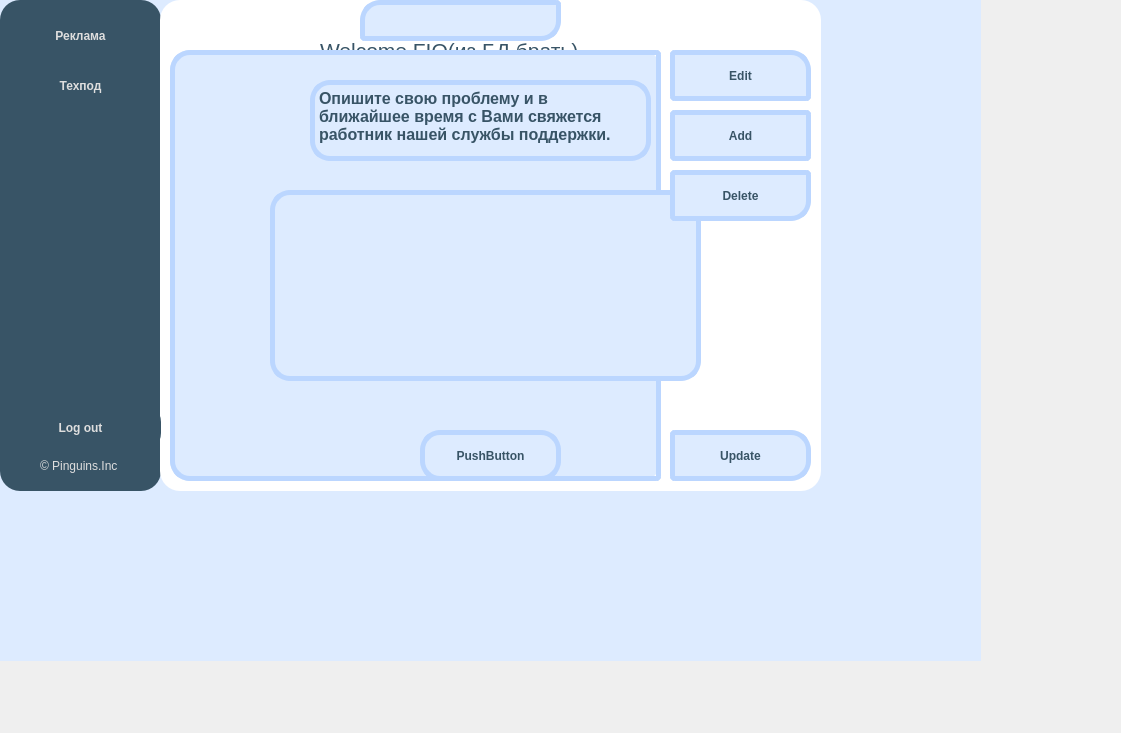
<?xml version="1.0" encoding="UTF-8"?>
<!-- Marketologist UI code for CRM application
Copyright(C) 2022 Plnguins

This program is free software : you can redistribute it and / or modify
it under the terms of the GNU Affero General Public License as published
by the Free Software Foundation, either version 3 of the License, or
(at your option) any later version.

This program is distributed in the hope that it will be useful,
but WITHOUT ANY WARRANTY; without even the implied warranty of
MERCHANTABILITY or FITNESS FOR A PARTICULAR PURPOSE.See the
GNU Affero General Public License for more details.

You should have received a copy of the GNU Affero General Public License
along with this program.If not, see < https:  // www.gnu.org/licenses/>. -->
<ui version="4.0">
 <class>marketologistUi</class>
 <widget class="QWidget" name="marketologistUi">
  <property name="geometry">
   <rect>
    <x>0</x>
    <y>0</y>
    <width>1121</width>
    <height>733</height>
   </rect>
  </property>
  <property name="windowTitle">
   <string>Form</string>
  </property>
  <widget class="QLabel" name="label_6">
   <property name="geometry">
    <rect>
     <x>160</x>
     <y>0</y>
     <width>661</width>
     <height>491</height>
    </rect>
   </property>
   <property name="styleSheet">
    <string notr="true">background-color :rgb(255, 255, 255);
border-radius: 20px;</string>
   </property>
   <property name="text">
    <string/>
   </property>
  </widget>
  <widget class="QLabel" name="label">
   <property name="geometry">
    <rect>
     <x>40</x>
     <y>450</y>
     <width>91</width>
     <height>31</height>
    </rect>
   </property>
   <property name="styleSheet">
    <string notr="true">color: rgb(222, 222, 222);
font:light &quot;Comfortaa&quot; 16px;
background-color: rgb(56, 84, 102);</string>
   </property>
   <property name="text">
    <string>© Pinguins.Inc</string>
   </property>
  </widget>
  <widget class="QPushButton" name="pushButton_4">
   <property name="geometry">
    <rect>
     <x>0</x>
     <y>10</y>
     <width>161</width>
     <height>51</height>
    </rect>
   </property>
   <property name="styleSheet">
    <string notr="true">QPushButton#pushButton_4:!pressed {
    font: 12pt &quot;Comfortaa&quot;;
	color: rgb(222, 222, 222);
	font: bold;
	border: none;
	background-color: rgb(56, 84, 102);
	border-radius:20px;
 }

QPushButton#pushButton_4 {
    font: 12pt &quot;Comfortaa&quot;;
	color: rgb(222, 222, 222);
	font: bold;
	border: none;
	background-color: rgb(56, 84, 102);
	border-radius:20px;
 }

QPushButton#pushButton_4:hover {
     background-color: rgb(54, 69, 80);
	font: 12pt &quot;Comfortaa&quot;;
	color: rgb(222, 222, 222);
	font: bold;
	border: none;
	border-radius:20px;
 }


QPushButton#pushButton_4:pressed {
     background-color: rgb(45, 58, 66);
	font: 12pt &quot;Comfortaa&quot;;
	color: rgb(222, 222, 222);
	font: bold;
	border: none;
	border-radius:20px;
 }</string>
   </property>
   <property name="text">
    <string>Реклама</string>
   </property>
   <property name="flat">
    <bool>true</bool>
   </property>
  </widget>
  <widget class="QLabel" name="label_7">
   <property name="geometry">
    <rect>
     <x>0</x>
     <y>0</y>
     <width>161</width>
     <height>491</height>
    </rect>
   </property>
   <property name="sizePolicy">
    <sizepolicy hsizetype="Expanding" vsizetype="Expanding">
     <horstretch>0</horstretch>
     <verstretch>0</verstretch>
    </sizepolicy>
   </property>
   <property name="styleSheet">
    <string notr="true">color: rgb(222, 222, 222);
	font: bold;
	border: none;
	background-color: rgb(56, 84, 102);
	border-radius:20px;</string>
   </property>
   <property name="text">
    <string/>
   </property>
  </widget>
  <widget class="QLabel" name="label_5">
   <property name="geometry">
    <rect>
     <x>320</x>
     <y>30</y>
     <width>331</width>
     <height>41</height>
    </rect>
   </property>
   <property name="styleSheet">
    <string notr="true">font:bold 12pt &quot;Comfortaa&quot;;
color: rgb(56, 84, 102);</string>
   </property>
   <property name="text">
    <string>&lt;html&gt;&lt;head/&gt;&lt;body&gt;&lt;p&gt;&lt;span style=&quot; font-size:16pt;&quot;&gt;Welcome FIO(из БД брать)&lt;/span&gt;&lt;/p&gt;&lt;/body&gt;&lt;/html&gt;</string>
   </property>
  </widget>
  <widget class="QPushButton" name="pushButton_8">
   <property name="geometry">
    <rect>
     <x>670</x>
     <y>430</y>
     <width>141</width>
     <height>51</height>
    </rect>
   </property>
   <property name="styleSheet">
    <string notr="true">QPushButton#pushButton_8:!pressed {
    font: 12pt &quot;Comfortaa&quot;;
	font: bold;
	color:  rgb(56, 84, 102);	
	background-color: rgb(221, 235, 255);
	border: 5px solid #BBD6FF ;
	border-top-right-radius:20px;
	border-bottom-right-radius:20px;
	border-top-left-radius:5px;
	border-bottom-left-radius:5px;
 }

QPushButton#pushButton_8 {
    font: 12pt &quot;Comfortaa&quot;;
	font: bold;
	color:  rgb(56, 84, 102);	
	background-color: rgb(221, 235, 255);
	border: 5px solid #BBD6FF ;
	border-top-right-radius:20px;
	border-bottom-right-radius:20px;
	border-top-left-radius:5px;
	border-bottom-left-radius:5px;
 }

QPushButton#pushButton_8:hover {
    font: 12pt &quot;Comfortaa&quot;;
	font: bold;
	color:  rgb(56, 84, 102);	
	background-color: rgb(165, 199, 250);
	border: 5px solid #75ACFF;
	border-top-right-radius:20px;
	border-bottom-right-radius:20px;
	border-top-left-radius:5px;
	border-bottom-left-radius:5px;
 }


QPushButton#pushButton_8:pressed {
    font: 12pt &quot;Comfortaa&quot;;
	font: bold;
	color:  rgb(56, 84, 102);	
	background-color: rgb(165, 199, 250);
	border: 5px solid #75ACFF;
	border-top-right-radius:20px;
	border-bottom-right-radius:20px;
	border-top-left-radius:5px;
	border-bottom-left-radius:5px;
 }</string>
   </property>
   <property name="text">
    <string>Update</string>
   </property>
  </widget>
  <widget class="QLabel" name="label_10">
   <property name="geometry">
    <rect>
     <x>360</x>
     <y>0</y>
     <width>201</width>
     <height>41</height>
    </rect>
   </property>
   <property name="styleSheet">
    <string notr="true">font: 12pt &quot;Comfortaa&quot;;
	font: bold;
	color:  rgb(56, 84, 102);	
	background-color: rgb(221, 235, 255);
	border: 5px solid #BBD6FF ;
	border-top-left-radius: 20px;
	border-top-right-radius: 5px;
border-bottom-left-radius: 5px;
	border-bottom-right-radius: 20px;
	text-align: right;</string>
   </property>
   <property name="text">
    <string/>
   </property>
   <property name="alignment">
    <set>Qt::AlignCenter</set>
   </property>
  </widget>
  <widget class="QLabel" name="label_9">
   <property name="geometry">
    <rect>
     <x>170</x>
     <y>50</y>
     <width>491</width>
     <height>431</height>
    </rect>
   </property>
   <property name="styleSheet">
    <string notr="true">background-color: rgb(221, 235, 255);

border-radius:20px;</string>
   </property>
   <property name="text">
    <string/>
   </property>
  </widget>
  <widget class="QLabel" name="label_8">
   <property name="geometry">
    <rect>
     <x>-110</x>
     <y>-80</y>
     <width>1091</width>
     <height>741</height>
    </rect>
   </property>
   <property name="styleSheet">
    <string notr="true">background-color:rgb(221, 235, 255);</string>
   </property>
   <property name="text">
    <string/>
   </property>
  </widget>
  <widget class="QPushButton" name="pushButton_9">
   <property name="geometry">
    <rect>
     <x>670</x>
     <y>50</y>
     <width>141</width>
     <height>51</height>
    </rect>
   </property>
   <property name="styleSheet">
    <string notr="true">QPushButton#pushButton_9:!pressed {
    font: 12pt &quot;Comfortaa&quot;;
	font: bold;
	color:  rgb(56, 84, 102);	
	background-color: rgb(221, 235, 255);
	border: 5px solid #BBD6FF ;
	border-top-right-radius:20px;
	border-bottom-right-radius:5px;
	border-top-left-radius:5px;
	border-bottom-left-radius:5px;
 }

QPushButton#pushButton_9 {
    font: 12pt &quot;Comfortaa&quot;;
	font: bold;
	color:  rgb(56, 84, 102);	
	background-color: rgb(221, 235, 255);
	border: 5px solid #BBD6FF ;
	border-top-right-radius:20px;
	border-bottom-right-radius:5px;
	border-top-left-radius:5px;
	border-bottom-left-radius:5px;
 }

QPushButton#pushButton_9:hover {
    font: 12pt &quot;Comfortaa&quot;;
	font: bold;
	color:  rgb(56, 84, 102);	
	background-color: rgb(165, 199, 250);
	border: 5px solid #75ACFF;
	border-top-right-radius:20px;
	border-bottom-right-radius:5px;
	border-top-left-radius:5px;
	border-bottom-left-radius:5px;
 }


QPushButton#pushButton_9:pressed {
    font: 12pt &quot;Comfortaa&quot;;
	font: bold;
	color:  rgb(56, 84, 102);	
	background-color: rgb(165, 199, 250);
	border: 5px solid #75ACFF;
	border-top-right-radius:20px;
	border-bottom-right-radius:5px;
	border-top-left-radius:5px;
	border-bottom-left-radius:5px;
 }</string>
   </property>
   <property name="text">
    <string>Edit</string>
   </property>
  </widget>
  <widget class="QTextEdit" name="textEdit">
   <property name="geometry">
    <rect>
     <x>270</x>
     <y>190</y>
     <width>431</width>
     <height>191</height>
    </rect>
   </property>
   <property name="styleSheet">
    <string notr="true">	font: 12pt &quot;Comfortaa&quot;;
	font: bold;
	color:  rgb(56, 84, 102);	
	background-color: rgb(221, 235, 255);
	border: 5px solid #BBD6FF ;
	border-radius: 20px;</string>
   </property>
  </widget>
  <widget class="QLabel" name="label_4">
   <property name="geometry">
    <rect>
     <x>420</x>
     <y>450</y>
     <width>121</width>
     <height>31</height>
    </rect>
   </property>
   <property name="styleSheet">
    <string notr="true">font:bold 12pt &quot;Comfortaa&quot;;
color: rgb(56, 84, 102);</string>
   </property>
   <property name="text">
    <string>&lt;html&gt;&lt;head/&gt;&lt;body&gt;&lt;p&gt;&lt;span style=&quot; font-size:14pt;&quot;&gt;Pinguins.Inc&lt;/span&gt;&lt;/p&gt;&lt;/body&gt;&lt;/html&gt;</string>
   </property>
  </widget>
  <widget class="QTextBrowser" name="textBrowser">
   <property name="geometry">
    <rect>
     <x>310</x>
     <y>80</y>
     <width>341</width>
     <height>81</height>
    </rect>
   </property>
   <property name="styleSheet">
    <string notr="true">	font: 12pt &quot;Comfortaa&quot;;
	font: bold;
	color:  rgb(56, 84, 102);	
	background-color: rgb(221, 235, 255);
	border: 5px solid #BBD6FF ;
	border-radius: 20px;</string>
   </property>
   <property name="html">
    <string>&lt;!DOCTYPE HTML PUBLIC &quot;-//W3C//DTD HTML 4.0//EN&quot; &quot;http://www.w3.org/TR/REC-html40/strict.dtd&quot;&gt;
&lt;html&gt;&lt;head&gt;&lt;meta name=&quot;qrichtext&quot; content=&quot;1&quot; /&gt;&lt;style type=&quot;text/css&quot;&gt;
p, li { white-space: pre-wrap; }
&lt;/style&gt;&lt;/head&gt;&lt;body style=&quot; font-family:'Comfortaa'; font-size:12pt; font-weight:600; font-style:normal;&quot;&gt;
&lt;p style=&quot; margin-top:0px; margin-bottom:0px; margin-left:0px; margin-right:0px; -qt-block-indent:0; text-indent:0px;&quot;&gt;&lt;span style=&quot; font-family:'MS Shell Dlg 2';&quot;&gt;Опишите свою проблему и в ближайшее время с Вами свяжется работник нашей службы поддержки.&lt;/span&gt;&lt;/p&gt;&lt;/body&gt;&lt;/html&gt;</string>
   </property>
  </widget>
  <widget class="QTableWidget" name="tableWidget">
   <property name="geometry">
    <rect>
     <x>170</x>
     <y>50</y>
     <width>491</width>
     <height>431</height>
    </rect>
   </property>
   <property name="styleSheet">
    <string notr="true">QTableWidget#tableWidget {
	background-color:transparent;
	color: rgb(56, 84, 102);
	font: 14px &quot;Comfortaa&quot;;
	border-top-left-radius: 20px;
	border-bottom-right-radius:5px;
	border-top-right-radius: 5px;
	border-bottom-left-radius: 20px;
	border: 5px solid #BBD6FF ;
}





QHeaderView{
	background-color:transparent;
	border: 10px black solid;
}

QTableView QTableCornerButton::section {
    border-top-left-radius: 15px;
}

QTableWidget::item:selection {
    selection-background-color: rgb(56, 84, 102);	
	selection-color:  rgb(222, 222, 222);
}
</string>
   </property>
  </widget>
  <widget class="QPushButton" name="pushButton_11">
   <property name="geometry">
    <rect>
     <x>670</x>
     <y>170</y>
     <width>141</width>
     <height>51</height>
    </rect>
   </property>
   <property name="styleSheet">
    <string notr="true">QPushButton#pushButton_11:!pressed {
    font: 12pt &quot;Comfortaa&quot;;
	font: bold;
	color:  rgb(56, 84, 102);	
	background-color: rgb(221, 235, 255);
	border: 5px solid #BBD6FF ;
	border-top-right-radius:5px;
	border-bottom-right-radius:20px;
	border-top-left-radius:5px;
	border-bottom-left-radius:5px;
 }

QPushButton#pushButton_11 {
    font: 12pt &quot;Comfortaa&quot;;
	font: bold;
	color:  rgb(56, 84, 102);	
	background-color: rgb(221, 235, 255);
	border: 5px solid #BBD6FF ;
	border-top-right-radius:5px;
	border-bottom-right-radius:20px;
	border-top-left-radius:5px;
	border-bottom-left-radius:5px;
 }

QPushButton#pushButton_11:hover {
    font: 12pt &quot;Comfortaa&quot;;
	font: bold;
	color:  rgb(56, 84, 102);	
	background-color: rgb(165, 199, 250);
	border: 5px solid #75ACFF;
	border-top-right-radius:5px;
	border-bottom-right-radius:20px;
	border-top-left-radius:5px;
	border-bottom-left-radius:5px;
 }


QPushButton#pushButton_11:pressed {
    font: 12pt &quot;Comfortaa&quot;;
	font: bold;
	color:  rgb(56, 84, 102);	
	background-color: rgb(165, 199, 250);
	border: 5px solid #75ACFF;
	border-top-right-radius:5px;
	border-bottom-right-radius:20px;
	border-top-left-radius:5px;
	border-bottom-left-radius:5px;
 }</string>
   </property>
   <property name="text">
    <string>Delete</string>
   </property>
  </widget>
  <widget class="QLabel" name="label_3">
   <property name="geometry">
    <rect>
     <x>320</x>
     <y>370</y>
     <width>321</width>
     <height>81</height>
    </rect>
   </property>
   <property name="styleSheet">
    <string notr="true">font:bold 12pt &quot;Comfortaa&quot;;
color: rgb(56, 84, 102);</string>
   </property>
   <property name="text">
    <string>&lt;html&gt;&lt;head/&gt;&lt;body&gt;&lt;p&gt;&lt;span style=&quot; font-size:36pt;&quot;&gt;Pinguin CRM&lt;/span&gt;&lt;/p&gt;&lt;/body&gt;&lt;/html&gt;</string>
   </property>
  </widget>
  <widget class="QPushButton" name="pushButton_7">
   <property name="geometry">
    <rect>
     <x>0</x>
     <y>402</y>
     <width>161</width>
     <height>51</height>
    </rect>
   </property>
   <property name="styleSheet">
    <string notr="true">QPushButton#pushButton_7:!pressed {
    font: 12pt &quot;Comfortaa&quot;;
	color: rgb(222, 222, 222);
	font: bold;
	border: none;
	background-color: rgb(56, 84, 102);
	border-radius:20px;
 }

QPushButton#pushButton_7 {
    font: 12pt &quot;Comfortaa&quot;;
	color: rgb(222, 222, 222);
	font: bold;
	border: none;
	background-color: rgb(56, 84, 102);
	border-radius:20px;
 }

QPushButton#pushButton_7:hover {
     background-color: rgb(54, 69, 80);
	font: 12pt &quot;Comfortaa&quot;;
	color: rgb(222, 222, 222);
	font: bold;
	border: none;
	border-radius:20px;
 }


QPushButton#pushButton_7:pressed {
     background-color: rgb(45, 58, 66);
	font: 12pt &quot;Comfortaa&quot;;
	color: rgb(222, 222, 222);
	font: bold;
	border: none;
	border-radius:20px;
 }</string>
   </property>
   <property name="text">
    <string>Log out</string>
   </property>
  </widget>
  <widget class="QPushButton" name="pushButton_6">
   <property name="geometry">
    <rect>
     <x>0</x>
     <y>60</y>
     <width>161</width>
     <height>51</height>
    </rect>
   </property>
   <property name="styleSheet">
    <string notr="true">QPushButton#pushButton_6:!pressed {
    font: 12pt &quot;Comfortaa&quot;;
	color: rgb(222, 222, 222);
	font: bold;
	border: none;
	background-color: rgb(56, 84, 102);
	border-radius:20px;
 }

QPushButton#pushButton_6 {
    font: 12pt &quot;Comfortaa&quot;;
	color: rgb(222, 222, 222);
	font: bold;
	border: none;
	background-color: rgb(56, 84, 102);
	border-radius:20px;
 }

QPushButton#pushButton_6:hover {
     background-color: rgb(54, 69, 80);
	font: 12pt &quot;Comfortaa&quot;;
	color: rgb(222, 222, 222);
	font: bold;
	border: none;
	border-radius:20px;
 }


QPushButton#pushButton_6:pressed {
     background-color: rgb(45, 58, 66);
	font: 12pt &quot;Comfortaa&quot;;
	color: rgb(222, 222, 222);
	font: bold;
	border: none;
	border-radius:20px;
 }</string>
   </property>
   <property name="text">
    <string>Техпод</string>
   </property>
   <property name="flat">
    <bool>true</bool>
   </property>
  </widget>
  <widget class="QPushButton" name="pushButton_12">
   <property name="geometry">
    <rect>
     <x>420</x>
     <y>430</y>
     <width>141</width>
     <height>51</height>
    </rect>
   </property>
   <property name="styleSheet">
    <string notr="true">QPushButton#pushButton_12:!pressed {
    font: 12pt &quot;Comfortaa&quot;;
	font: bold;
	color:  rgb(56, 84, 102);	
	background-color: rgb(221, 235, 255);
	border: 5px solid #BBD6FF ;
	border-radius:20px;
 }

QPushButton#pushButton_12 {
    font: 12pt &quot;Comfortaa&quot;;
	font: bold;
	color:  rgb(56, 84, 102);	
	background-color: rgb(221, 235, 255);
	border: 5px solid #BBD6FF ;
	border-radius:20px;;
 }

QPushButton#pushButton_12:hover {
    font: 12pt &quot;Comfortaa&quot;;
	font: bold;
	color:  rgb(56, 84, 102);	
	background-color: rgb(165, 199, 250);
	border: 5px solid #75ACFF;
	border-radius:20px;
 }


QPushButton#pushButton_12:pressed {
    font: 12pt &quot;Comfortaa&quot;;
	font: bold;
	color:  rgb(56, 84, 102);	
	background-color: rgb(165, 199, 250);
	border: 5px solid #75ACFF;
	border-radius:20px;
 }</string>
   </property>
   <property name="text">
    <string>PushButton</string>
   </property>
  </widget>
  <widget class="QPushButton" name="pushButton_10">
   <property name="geometry">
    <rect>
     <x>670</x>
     <y>110</y>
     <width>141</width>
     <height>51</height>
    </rect>
   </property>
   <property name="styleSheet">
    <string notr="true">QPushButton#pushButton_10:!pressed {
    font: 12pt &quot;Comfortaa&quot;;
	font: bold;
	color:  rgb(56, 84, 102);	
	background-color: rgb(221, 235, 255);
	border: 5px solid #BBD6FF ;
	border-top-right-radius:5px;
	border-bottom-right-radius:5px;
	border-top-left-radius:5px;
	border-bottom-left-radius:5px;
 }

QPushButton#pushButton_10 {
    font: 12pt &quot;Comfortaa&quot;;
	font: bold;
	color:  rgb(56, 84, 102);	
	background-color: rgb(221, 235, 255);
	border: 5px solid #BBD6FF ;
	border-top-right-radius:5px;
	border-bottom-right-radius:5px;
	border-top-left-radius:5px;
	border-bottom-left-radius:5px;
 }

QPushButton#pushButton_10:hover {
    font: 12pt &quot;Comfortaa&quot;;
	font: bold;
	color:  rgb(56, 84, 102);	
	background-color: rgb(165, 199, 250);
	border: 5px solid #75ACFF;
	border-top-right-radius:5px;
	border-bottom-right-radius:5px;
	border-top-left-radius:5px;
	border-bottom-left-radius:5px;
 }


QPushButton#pushButton_10:pressed {
    font: 12pt &quot;Comfortaa&quot;;
	font: bold;
	color:  rgb(56, 84, 102);	
	background-color: rgb(165, 199, 250);
	border: 5px solid #75ACFF;
	border-top-right-radius:5px;
	border-bottom-right-radius:5px;
	border-top-left-radius:5px;
	border-bottom-left-radius:5px;
 }</string>
   </property>
   <property name="text">
    <string>Add</string>
   </property>
  </widget>
  <widget class="QLabel" name="label_2">
   <property name="geometry">
    <rect>
     <x>340</x>
     <y>90</y>
     <width>271</width>
     <height>291</height>
    </rect>
   </property>
   <property name="text">
    <string/>
   </property>
  </widget>
  <zorder>label_8</zorder>
  <zorder>label_7</zorder>
  <zorder>pushButton_4</zorder>
  <zorder>pushButton_6</zorder>
  <zorder>label_6</zorder>
  <zorder>label_3</zorder>
  <zorder>label_4</zorder>
  <zorder>label_5</zorder>
  <zorder>label_9</zorder>
  <zorder>tableWidget</zorder>
  <zorder>textBrowser</zorder>
  <zorder>textEdit</zorder>
  <zorder>pushButton_10</zorder>
  <zorder>pushButton_11</zorder>
  <zorder>pushButton_12</zorder>
  <zorder>pushButton_9</zorder>
  <zorder>pushButton_8</zorder>
  <zorder>label</zorder>
  <zorder>pushButton_7</zorder>
  <zorder>label_2</zorder>
  <zorder>label_10</zorder>
 </widget>
 <resources/>
 <connections/>
</ui>
